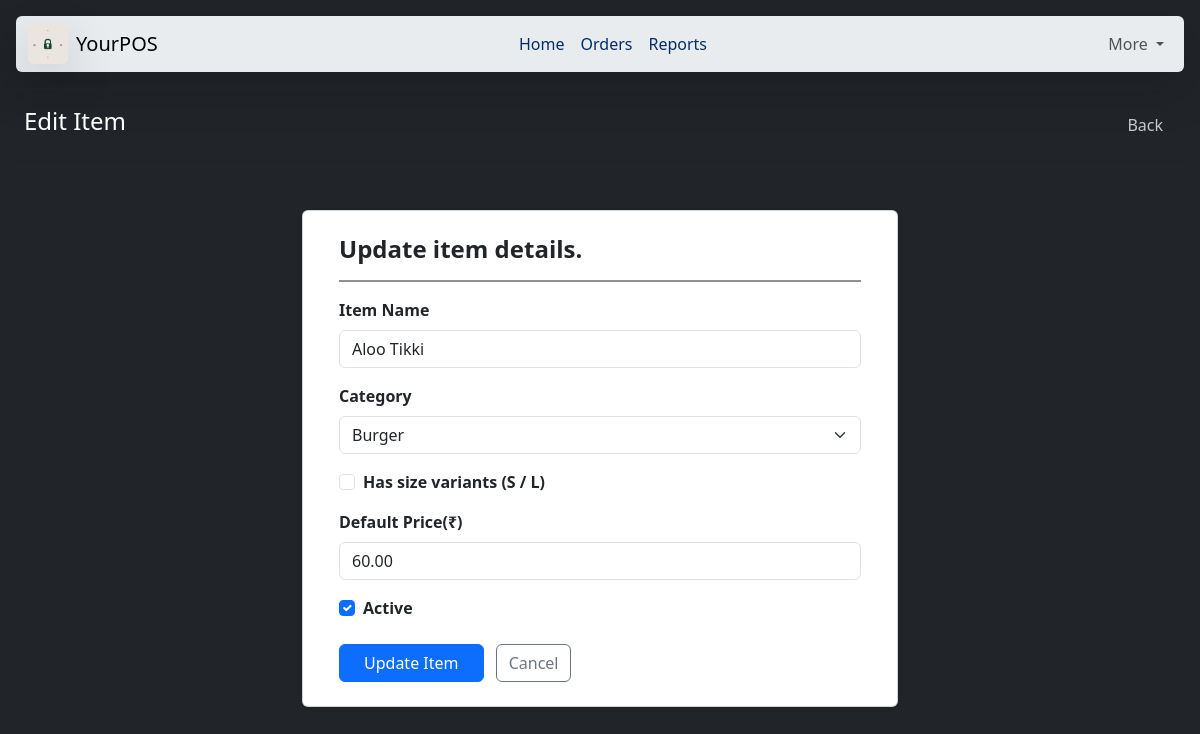
/edititem/29, run on an earlier commit of the app's database.
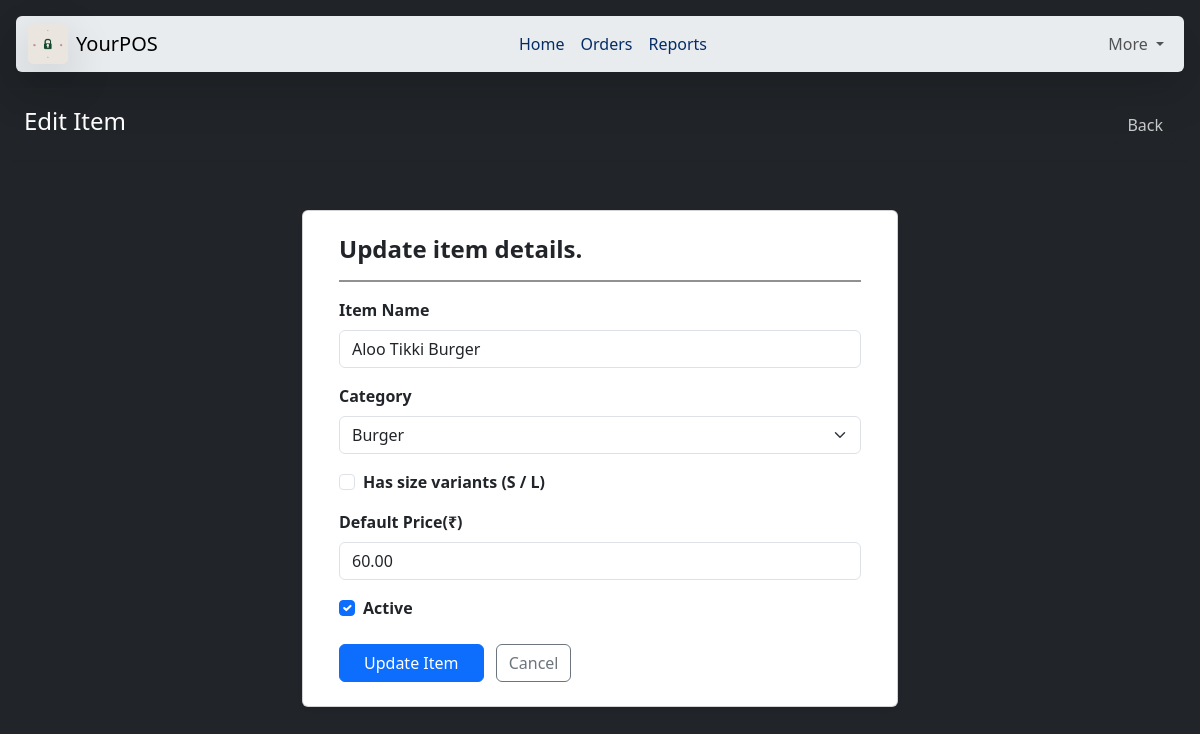
And on a later commit of the database.
### home/models.py (models this page shows, shortened)
class MenuItem(models.Model):
    category = models.ForeignKey(
        MenuCategory,
        on_delete=models.PROTECT,
        related_name="items"
    )
    name = models.CharField(max_length=150, unique=True)
    is_active = models.BooleanField(default=True)
    class Meta:
        unique_together = ("category", "name")

class MenuVariant(models.Model):
    class Size(models.TextChoices):
        DEFAULT = "D", "Default"
        SMALL = "S", "Small"
        LARGE = "L", "Large"
    item = models.ForeignKey(
        MenuItem,
        on_delete=models.CASCADE,
        related_name="variants"
    )
    size= models.CharField(max_length=10, choices=Size.choices,default=Size.DEFAULT)
    price = models.DecimalField(max_digits=8, decimal_places=2)
    class Meta:
        unique_together = ("item", "size")

class MenuCategory(models.Model):
    name = models.CharField(max_length=100,unique=True)
    is_active = models.BooleanField(default=True)

### home/views.py (the view, shortened to what this page needs)
# urls.py: path("edititem", views.edititem, name = 'edititem'),
def edititem(request, pk):
    item = MenuItem.objects.prefetch_related('variants').get(pk=pk)
    categories = MenuCategory.objects.filter(is_active=True)
    variants = {v.size: v.price for v in item.variants.all()}
    has_variants = item.variants.filter(size__in=['S', 'L']).exists()  # explicit flag
    return render(request, 'edititem.html', {
        'item': item,
        'categories': categories,
        'variants': variants,
        'has_variants': has_variants,
    })

### templates/edititem.html (shortened to what this page needs)
{% extends "base.html" %}
{% block body %}
<hr class="border border-dark border-1 opacity-50">
<div class="container-fluid">
    <div class="container-fluid d-flex justify-content-between align-items-center">
        <h4>Edit Item</h4>
        <a class="btn btn-dark opacity-75" href="{% url 'manageitems' %}">Back</a>
    </div>
    <hr class="border border-dark border-1 opacity-50">
    <div class="container my-5" style="max-width: 620px;">
        <div class="container my-5 card shadow-sm">
        <div class="card-body p-4">
            <h4 class="form-label fw-semibold">Update item details.</h4>
            <hr class="border border-dark border-1 opacity-50">
            <form method="POST">
                <div class="mb-3">
                    <label class="form-label fw-semibold">Item Name</label>
                    <input type="text" name="name" class="form-control" value="{{ item.name }}" required>
                </div>
                <div class="mb-3">
                    <label class="form-label fw-semibold">Category</label>
                    <select name="category" class="form-select" required>
                        {% for cat in categories %}
                        <option value="{{ cat.id }}" {% if cat.id == item.category.id %}selected{% endif %}>
                            {{ cat.name }}
                        </option>
                        {% endfor %}
                    </select>
                </div>
                <div class="mb-3 form-check">
                    <input type="checkbox" class="form-check-input" id="hasVariants" name="has_variants"
                        {% if has_variants %}checked{% endif %}>
                    <label class="form-check-label fw-semibold" for="hasVariants">Has size variants (S / L)</label>
                </div>
                <div class="mb-3 {% if has_variants %}d-none{% endif %}" id="defaultPriceSection">
                    <label class="form-label fw-semibold">Default Price(₹)</label>
                    <input type="number" name="variant_price_d" class="form-control"
                        value="{{ variants.D }}" placeholder="Price (₹)" step="0.01" min="0">
                </div>
                <div class="mb-4 form-check">
                    <input type="checkbox" class="form-check-input" id="isActive" name="is_active"
                        {% if item.is_active %}checked{% endif %}>
                    <label class="form-check-label fw-semibold" for="isActive">Active</label>
                </div>
                <button type="submit" class="btn btn-primary px-4">Update Item</button>
                <a href="{% url 'manageitems' %}" class="btn btn-outline-secondary ms-2">Cancel</a>
            </form>
        </div>
        </div>
    </div>
</div>
{% endblock %}

What changed in the data, as far as the page shows it:
changed MenuItem "Burger": name "Aloo Tikki" → "Aloo Tikki Burger"
